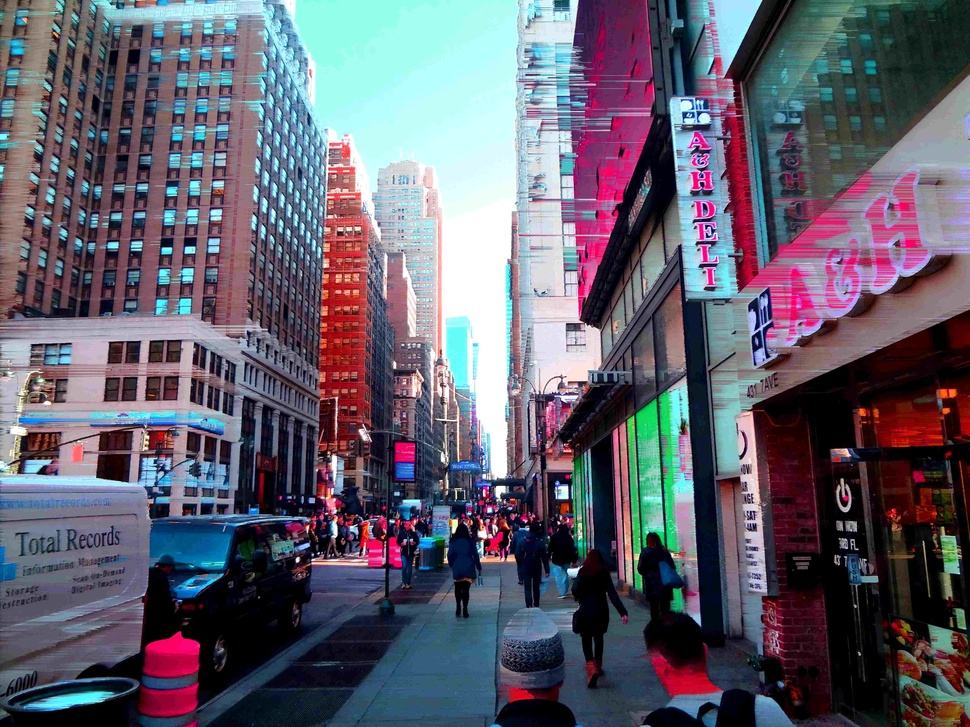
#> input picture PXSpackage/japanify/test.jpg, 970 x 727 px, shrunk from 4608 x 3456 before the run, found by its file name
$ python Japanify.py
#> lines starting #> are read from the running program, lines starting #| are printed output that depends on the picture
#! /usr/bin/python
from PIL import Image

#Created by vvdr12
#Fully open license.  Have fun.
#change threshold value in 'def contrastpoints' for higher/lower line density.
#put a 'test.jpg' file in the same folder as the code.

#_functions______________________________________________

def contrastpoints(x,j,img):
	threshold=20
	contrast=[]
	i=0
	l2=1
	while l2==1:

		r1=img[i,j][0]
		b1=img[i,j][1]
		g1=img[i,j][2]
		ave1=((r1+b1+g1)/3)

		r2=img[(i+1),j][0]
		b2=img[(i+1),j][1]
		g2=img[(i+1),j][2]
		ave2=((r2+b2+g2)/3)

		r3=img[(i+2),j][0]
		b3=img[(i+2),j][1]
		g3=img[(i+2),j][2]
		ave3=((r3+b3+g3)/3)

		r4=img[(i+3),j][0]
		b4=img[(i+3),j][1]
		g4=img[(i+3),j][2]
		ave4=((r4+b4+g4)/3)

		if abs(ave2-ave1)>threshold:
			if abs(ave1-ave3)>(threshold/2):
				contrast.append(i)

		i=i+1
		if i==(x-3):
			l2=0
	return contrast

#_Page_Setup____________________________________________

source = Image.open("E:\\Scripts\\japanify\\test.jpg")
#> source is the input picture: PIL image 970x727 RGB; mean R, G, B 97.9, 94.9, 108.1
img = source.load()
print(source.format)
#| JPEG
print(source.size)
#| (970, 727)
print(source.mode)
#| RGB

x = source.size[0]
#> x = 970
y = source.size[1]
#> y = 727


#_______________________________________________________


i=0
j=0#set to 500 for short test run
k=0
l=0
m=0 #contrast func
l1=1
contrast=contrastpoints(x,j,img) #contrast func
#> contrast = 72 values from 17 to 790
print("\n", j, "/", y)
#|  0 / 727
while (l1==1):

	if len(contrast)>m: #contrast func
		if i>=contrast[m]:
			img[i,j]=(0,0,0)
			m=m+1

	i=i+1
	if i==(x-1):
		contrast=contrastpoints(x,j,img) #contrast func
		m=0 #contrast func
		i=0

		k=k+1
		if k==1:
			k=0

			j=j+1
			print(j, "/",y)
			if j==y: #set to 510 for short test run
				l1=0
#> after the loop, contrast = 121 values from 148 to 966; i = 0; j = 727; k = 0; l1 = 0; m = 0


source.save("E:\Scripts\japanify\japanify.png")
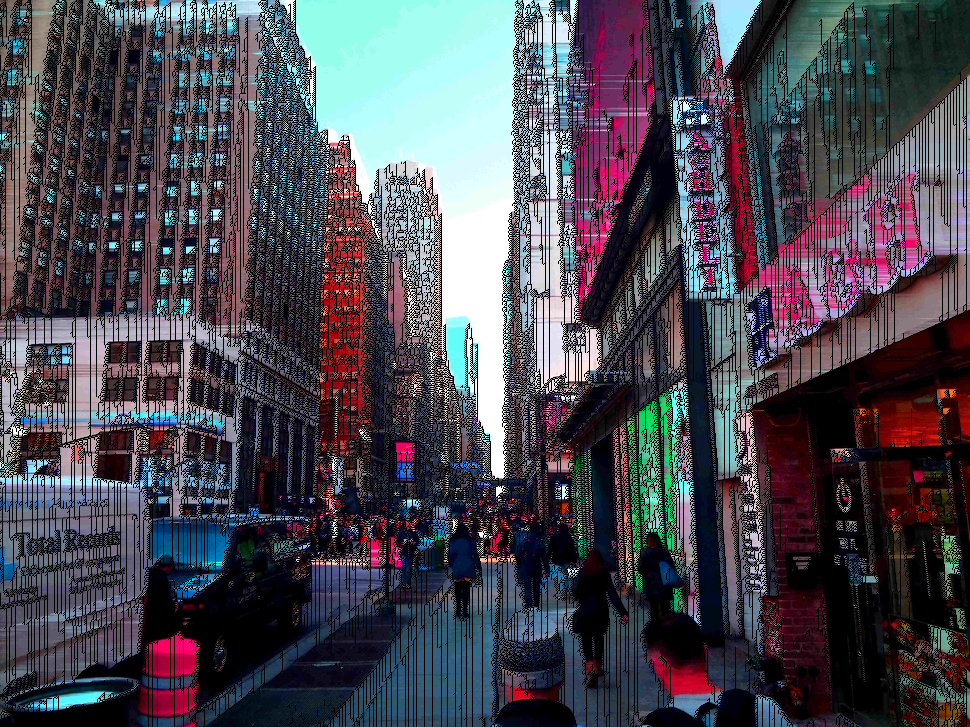
#> saved as japanify.png: PIL image 970x727 RGB; mean R, G, B 72.6, 71.2, 80.7
